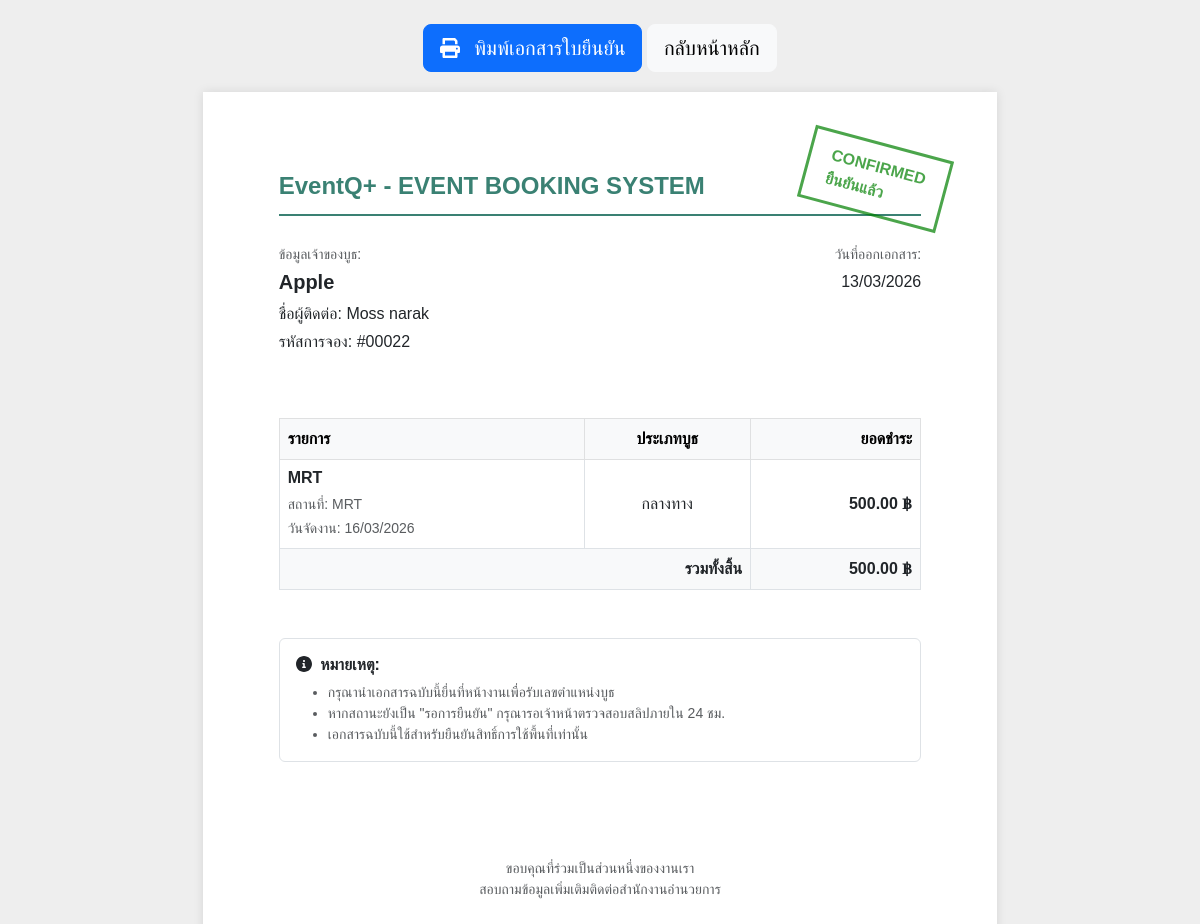
Page /Final/booking_receipt.php?id=22 (signed in) on the committed database.
### tables this page shows
CREATE TABLE `event_bookings` (
  `id` int(11) NOT NULL,
  `event_id` int(11) DEFAULT NULL,
  `type_id` int(11) DEFAULT NULL,
  `owner_id` int(11) DEFAULT NULL,
  `customer_name` varchar(255) NOT NULL,
  `customer_phone` varchar(20) NOT NULL,
  `payment_slip` varchar(255) DEFAULT NULL,
  `booking_status` enum('pending','confirmed','cancelled') DEFAULT 'pending',
  `has_activity` enum('yes','no') DEFAULT NULL,
  `created_at` timestamp NOT NULL DEFAULT current_timestamp(),
  `activity_detail` text DEFAULT NULL,
  `category_list` text DEFAULT NULL
);

CREATE TABLE `booth_owners` (
  `id` int(11) NOT NULL,
  `username` varchar(50) NOT NULL,
  `password` varchar(255) NOT NULL,
  `shop_name` varchar(100) NOT NULL,
  `owner_name` varchar(100) NOT NULL,
  `phone` varchar(20) NOT NULL,
  `status` enum('pending','approved','rejected') DEFAULT 'pending',
  `created_at` timestamp NOT NULL DEFAULT current_timestamp()
);

CREATE TABLE `events` (
  `id` int(11) NOT NULL,
  `event_name` varchar(255) NOT NULL,
  `event_date` date NOT NULL,
  `location` varchar(255) DEFAULT NULL,
  `created_at` timestamp NOT NULL DEFAULT current_timestamp()
);

CREATE TABLE `booth_types` (
  `id` int(11) NOT NULL,
  `event_id` int(11) DEFAULT NULL,
  `type_name` varchar(100) NOT NULL,
  `price` decimal(10,2) DEFAULT 0.00,
  `total_slots` int(11) NOT NULL
);

### Final/booking_receipt.php (the view, shortened to what this page needs)
<?php
include 'config.php';
$booking_id = $_GET['id'] ?? null;
$sql = "SELECT b.*, e.event_name, e.event_date, e.location as event_loc, t.type_name, t.price, o.shop_name, o.owner_name
        FROM event_bookings b
        JOIN events e ON b.event_id = e.id
        JOIN booth_types t ON b.type_id = t.id
        JOIN booth_owners o ON b.owner_id = o.id
        WHERE b.id = ? AND b.owner_id = ?";
$stmt = $conn->prepare($sql);
$stmt->execute([$booking_id, $_SESSION['owner_id']]);
$booking = $stmt->fetch();
?>
<!DOCTYPE html>
<html lang="th">
<head>
    <link href="https://cdn.jsdelivr.net/npm/bootstrap@5.3.0/dist/css/bootstrap.min.css" rel="stylesheet">
</head>
<body>
<div class="container no-print mt-4 text-center">
    <button onclick="window.print()" class="btn btn-primary btn-lg"><i class="fas fa-print me-2"></i> พิมพ์เอกสารใบยืนยัน</button>
    <button onclick="history.back()" class="btn btn-light btn-lg">กลับหน้าหลัก</button>
</div>
<div class="receipt-paper">
    <div class="header-logo">
        EventQ+ - EVENT BOOKING SYSTEM
    </div>
    <?php if($booking['booking_status'] == 'confirmed'): ?>
        <div class="status-stamp stamp-confirmed">CONFIRMED<br>ยืนยันแล้ว</div>
    <?php else: ?>
        <div class="status-stamp stamp-pending">PENDING<br>รอการยืนยัน</div>
    <?php endif; ?>
    <div class="row mb-5">
        <div class="col-6">
            <h6 class="text-muted small">ข้อมูลเจ้าของบูธ:</h6>
            <h5 class="fw-bold"><?php echo htmlspecialchars($booking['shop_name']); ?></h5>
            <p class="mb-1">ชื่อผู้ติดต่อ: <?php echo htmlspecialchars($booking['owner_name']); ?></p>
            <p>รหัสการจอง: #<?php echo str_pad($booking['id'], 5, '0', STR_PAD_LEFT); ?></p>
        </div>
        <div class="col-6 text-end">
            <h6 class="text-muted small">วันที่ออกเอกสาร:</h6>
            <p><?php echo date('d/m/Y'); ?></p>
        </div>
    </div>
    <table class="table table-bordered">
        <thead class="table-light">
            <tr>
                <th>รายการ</th>
                <th class="text-center">ประเภทบูธ</th>
                <th class="text-end">ยอดชำระ</th>
            </tr>
        </thead>
        <tbody>
            <tr>
                <td>
                    <h6 class="fw-bold mb-1"><?php echo htmlspecialchars($booking['event_name']); ?></h6>
                    <small class="text-muted">สถานที่: <?php echo htmlspecialchars($booking['event_loc']); ?></small><br>
                    <small class="text-muted">วันจัดงาน: <?php echo date('d/m/Y', strtotime($booking['event_date'])); ?></small>
                </td>
                <td class="text-center align-middle"><?php echo htmlspecialchars($booking['type_name']); ?></td>
                <td class="text-end align-middle fw-bold"><?php echo number_format($booking['price'], 2); ?> ฿</td>
            </tr>
            <tr>
                <td colspan="2" class="text-end fw-bold bg-light">รวมทั้งสิ้น</td>
                <td class="text-end fw-bold bg-light"><?php echo number_format($booking['price'], 2); ?> ฿</td>
            </tr>
        </tbody>
    </table>
    <div class="mt-5 p-3 border rounded">
        <h6 class="fw-bold"><i class="fas fa-info-circle me-1"></i> หมายเหตุ:</h6>
        <ul class="small text-muted mb-0">
            <li>กรุณานำเอกสารฉบับนี้ยื่นที่หน้างานเพื่อรับเลขตำแหน่งบูธ</li>
            <li>หากสถานะยังเป็น "รอการยืนยัน" กรุณารอเจ้าหน้าตรวจสอบสลิปภายใน 24 ชม.</li>
            <li>เอกสารฉบับนี้ใช้สำหรับยืนยันสิทธิ์การใช้พื้นที่เท่านั้น</li>
        </ul>
    </div>
    <div class="text-center mt-5 pt-5 text-muted small">
        <p>ขอบคุณที่ร่วมเป็นส่วนหนึ่งของงานเรา<br>สอบถามข้อมูลเพิ่มเติมติดต่อสำนักงานอำนวยการ</p>
    </div>
</div>
</body>
</html>

### Final/booking_receipt.php (style rules this page uses)
body { background: #eee; font-family: 'Sarabun', sans-serif; }
.receipt-paper { background: white; width: 210mm; min-height: 297mm; padding: 20mm; margin: 20px auto; box-shadow: 0 0 10px rgba(0,0,0,0.1); position: relative; }
.header-logo { color: #3a8173; font-weight: bold; font-size: 24px; border-bottom: 2px solid #3a8173; padding-bottom: 10px; margin-bottom: 30px; }
.status-stamp { position: absolute; top: 50px; right: 50px; border: 3px solid; padding: 10px 20px; transform: rotate(15deg); font-weight: bold; text-transform: uppercase; }
.stamp-confirmed { color: green; border-color: green; opacity: 0.7; }

### rows in the picture
event_bookings: booth_owners.shop_name "Apple", booth_owners.owner_name "Moss narak", id "00022", event.event_name "MRT", event.location "MRT", event.event_date "16/03/2026", type.type_name "กลางทาง", type.price "500.00"
